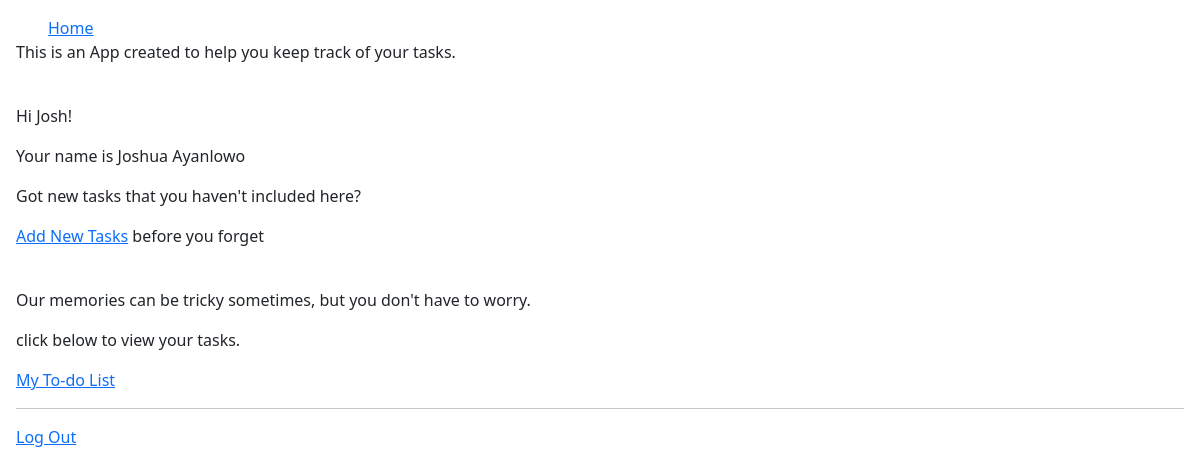
The app's page / (signed in) with its own data.
### accounts/models.py (models this page shows)
class CustomUser(AbstractUser):
    pass

### pages/views.py (the view)
# urls.py: path('', HomePageView.as_view(), name='home'),
class HomePageView(TemplateView):
    template_name = 'home.html'

### templates/home.html (shortened to what this page needs)
{% extends 'base.html' %}
{% block content %}
<div>
    <span>
        <p>This is an App created to help you keep track of your tasks.</p>
    </span>
</div>
<br>
{% if user.is_authenticated %}
<p>Hi {{user.username}}!</p>
<p>Your name is {{user.first_name}} {{user.last_name}}</p>
<p>Got new tasks that you haven't included here?</p>
<p><a href="{% url 'todo_new' %}">Add New Tasks</a> before you forget</p>
<br>
<p>Our memories can be tricky sometimes, but you don't have to worry.</p>
<p>click below to view your tasks.</p>
<p><a href="{% url 'todo_list' %}">My To-do List</a></p><hr>
<p><a href="{% url 'logout' %}">Log Out</a></p>
{% else %}
<p>You are not logged in</p>
<a href="{% url 'login' %}">Log In</a> | <a href="{% url 'signup' %}">Sign Up</a>
{% endif %}
{% endblock content %}

### templates/base.html (style rules this page uses)
body { padding: 1em; }

### records on screen
CustomUser: username "Josh", first_name "Joshua", last_name "Ayanlowo"
